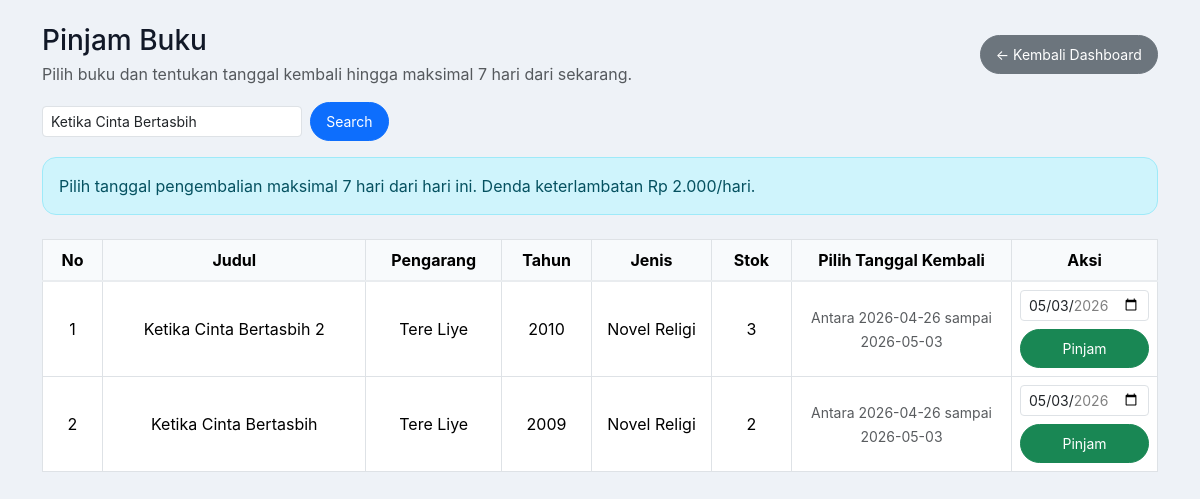
Page /siswa/pinjam.php?cari=Ketika Cinta Bertasbih (signed in) on the committed database.
### tables this page shows
CREATE TABLE `buku` (
  `id` int(11) NOT NULL,
  `judul` varchar(255) NOT NULL,
  `pengarang` varchar(100) NOT NULL,
  `tahun_terbit` int(11) DEFAULT NULL,
  `jenis` varchar(100) DEFAULT NULL,
  `stok` int(11) NOT NULL DEFAULT 0,
  `harga` int(11) NOT NULL DEFAULT 0,
  `created_at` timestamp NOT NULL DEFAULT current_timestamp(),
  `updated_at` timestamp NOT NULL DEFAULT current_timestamp() ON UPDATE current_timestamp()
);

### siswa/pinjam.php (the view, shortened to what this page needs)
<?php
include __DIR__ . '/../koneksi.php';
$hari_ini = date('Y-m-d');
$max_batas = date('Y-m-d', strtotime('+7 days'));
$cari = $_GET['cari'] ?? '';
if($cari != ''){
    $safeCari = mysqli_real_escape_string($koneksi, $cari);
    $data = mysqli_query($koneksi,"SELECT * FROM buku WHERE
        judul LIKE '%$safeCari%' OR
        pengarang LIKE '%$safeCari%' OR
        tahun_terbit LIKE '%$safeCari%' OR
        jenis LIKE '%$safeCari%'
        ORDER BY id DESC");
}else{
    $data = mysqli_query($koneksi,"SELECT * FROM buku ORDER BY id DESC");
}
?>
<!DOCTYPE html>
<html lang="id">
<head>
    <link href="https://cdn.jsdelivr.net/npm/bootstrap@5.3.2/dist/css/bootstrap.min.css" rel="stylesheet">
</head>
<body>
<div class="container mt-4">
    <div class="row align-items-center mb-3">
        <div class="col-md-8">
            <h3 class="mb-1">Pinjam Buku</h3>
            <p class="text-muted mb-0">Pilih buku dan tentukan tanggal kembali hingga maksimal 7 hari dari sekarang.</p>
        </div>
        <div class="col-md-4 text-md-end mt-3 mt-md-0">
            <a href="dashboard.php" class="btn btn-secondary btn-sm">← Kembali Dashboard</a>
        </div>
    </div>
    <form class="d-flex flex-wrap gap-2 align-items-center mb-3" method="GET">
        <input type="text" name="cari" value="<?= htmlspecialchars($cari) ?>"
               class="form-control form-control-sm" style="max-width:260px;"
               placeholder="Cari buku...">
        <button class="btn btn-primary btn-sm">Search</button>
    </form>
    <div class="alert alert-info p-3 mb-4">
        Pilih tanggal pengembalian maksimal 7 hari dari hari ini. Denda keterlambatan Rp 2.000/hari.
    </div>
    <div class="table-responsive">
        <table class="table table-bordered table-hover align-middle">
            <tr class="text-center">
                <th style="width:60px">No</th>
                <th>Judul</th>
                <th>Pengarang</th>
                <th style="width:90px">Tahun</th>
                <th style="width:120px">Jenis</th>
                <th style="width:80px">Stok</th>
                <th style="width:220px">Pilih Tanggal Kembali</th>
                <th style="width:140px">Aksi</th>
            </tr>
            <?php
            $no = 1;
            while ($d = mysqli_fetch_assoc($data)) :
            ?>
            <tr class="text-center">
                <td><?= $no++ ?></td>
                <td><?= htmlspecialchars($d['judul']) ?></td>
                <td><?= htmlspecialchars($d['pengarang']) ?></td>
                <td><?= htmlspecialchars($d['tahun_terbit']) ?></td>
                <td><?= htmlspecialchars($d['jenis']) ?></td>
                <td><?= $d['stok'] ?></td>
                <td>
                    <?php if($d['stok'] > 0){ ?>
                        <small class="text-muted">Antara <?= $hari_ini ?> sampai <?= $max_batas ?></small>
                    <?php } else { ?>
                        -
                    <?php } ?>
                </td>
                <td>
                    <?php if($d['stok'] > 0){ ?>
                        <form method="POST" class="d-flex flex-column gap-2 align-items-center">
                            <input type="date" name="batas_kembali" class="form-control form-control-sm"
                                min="<?= $hari_ini ?>" max="<?= $max_batas ?>" value="<?= $max_batas ?>" required>
                            <button type="submit" class="btn btn-success btn-sm w-100">Pinjam</button>
                        </form>
                    <?php } else { ?>
                        <button class="btn btn-secondary btn-sm" disabled>Habis</button>
                    <?php } ?>
                </td>
            </tr>
            <?php endwhile; ?>
        </table>
    </div>
</div>
</body>
</html>

### siswa/pinjam.php (style rules this page uses)
body { background: #eef2f7; color: #1f2937; font-family: Inter, system-ui, -apple-system, BlinkMacSystemFont, "Segoe UI", sans-serif; }
.btn { border-radius: 999px; }
.btn-sm { padding: 0.5rem 0.95rem; }
.table th { background: #f8fafc; border-bottom: 2px solid #e9ecef; }
.table td, .table th { vertical-align: middle; }
.alert { border-radius: 14px; }
h3, h4, h5, h6 { color: #111827; }

### rows in the picture
buku: judul "Ketika Cinta Bertasbih 2", pengarang "Tere Liye", tahun_terbit "2010", jenis "Novel Religi", stok "3"
buku: judul "Ketika Cinta Bertasbih", pengarang "Tere Liye", tahun_terbit "2009", jenis "Novel Religi", stok "2"
